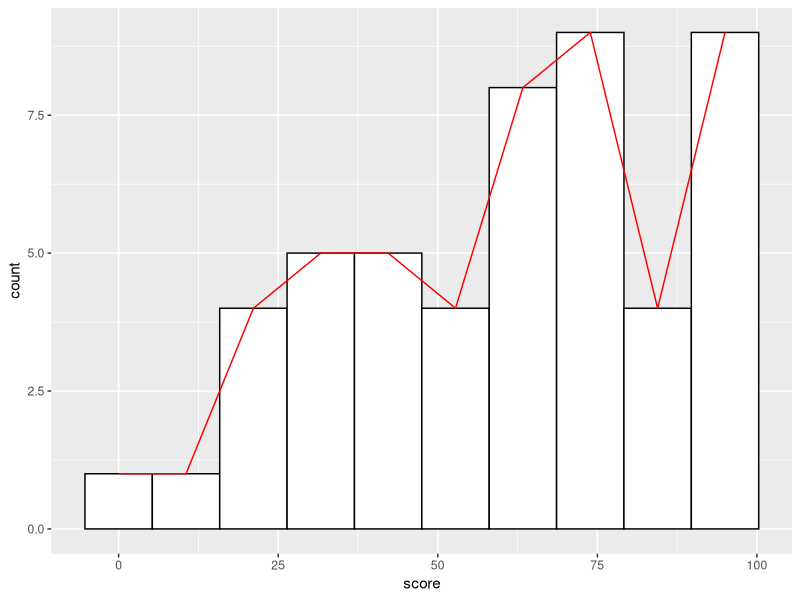
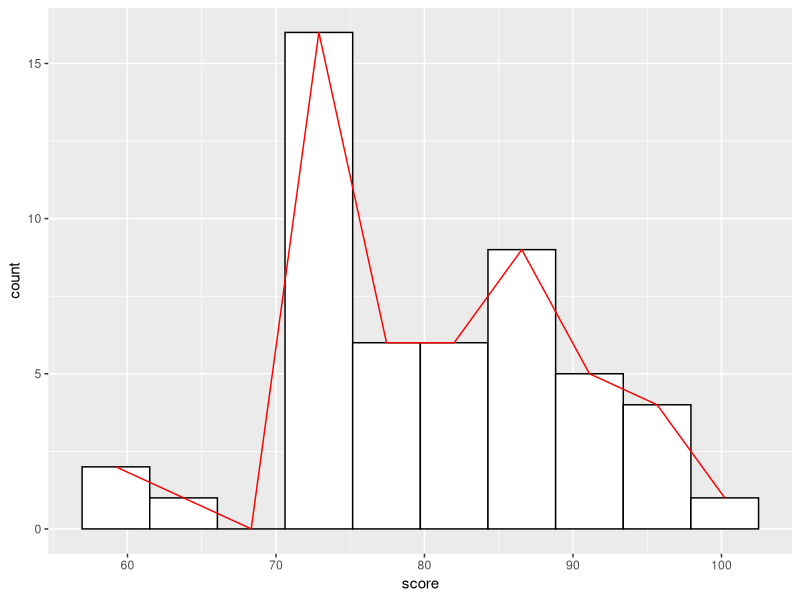

Write the R code that produced these figures, in order.
library(readr)
library(dplyr)
library(tibble)
library(ggplot2)
################################檔案載入與設定#################################


###############################################################################

score_range=1:100

sample(score_range,100,replace=FALSE)
student.score <- sample(score_range,50,replace=TRUE)
#sample(score_range,50),預設replace是FALSE

transcript <- tibble(score=student.score)
mean(transcript$score)
ggplot(transcript,aes(score))+geom_histogram(stat="bin",bins=10, fill="white",colour="black")+geom_line(color="red",stat="bin",bins=10)

###############################################################################

student.score<-round(rnorm(50,mean=80,sd=10),0)
transcript$score<-ifelse(student.score>100,100,student.score)
mean(transcript$score)
ggplot(transcript,aes(score))+geom_histogram(stat="bin",bins=10, fill="white",colour="black")+geom_line(color="red",stat="bin",bins=10)






